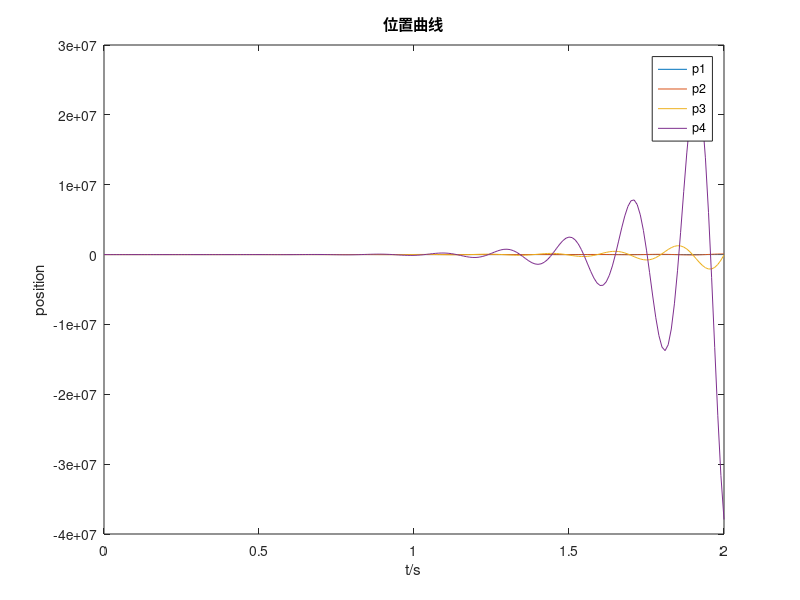
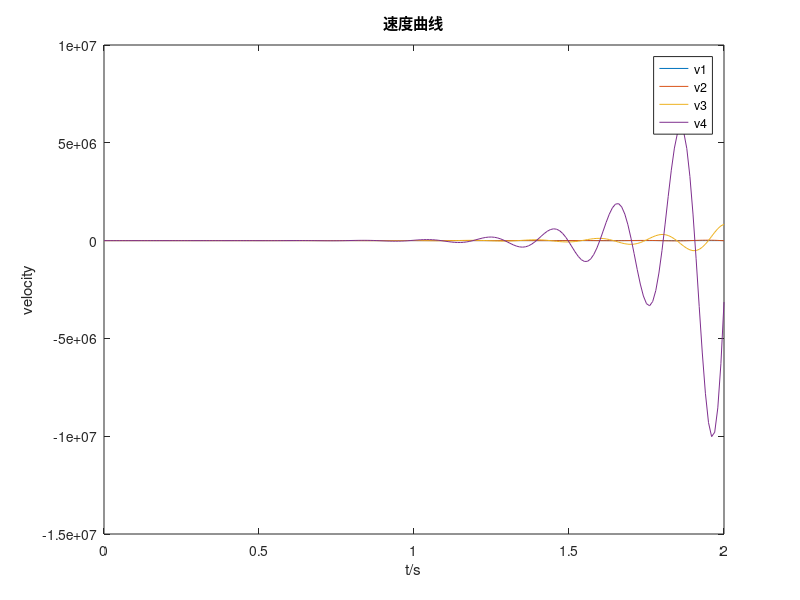
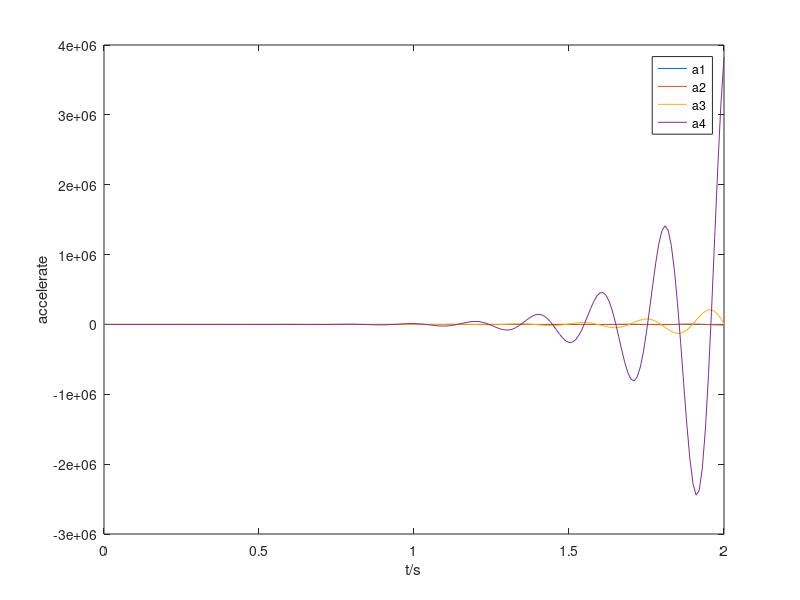

MATLAB code for these plots, in order:
%% 连续二阶系统一致性算法
clear;
close all;
clc;
%%
% num of agent
N = 4;
n = 2;
% init param
p0 = [1;
      2; 
      3;
      4];
v0 = [5;
      0;
      1;
      0];
X0 = [1;5;2;0;3;1;4;0];
% LTI
A = [0 1;
     0 0];
B = [0;
     1];
% graph topology
A_g = [0 0 0 0;
       1 0 0 0;
       0 1 0 0;
       0 0 1 0];
D_g = diag(sum(A_g,2));
L_g = D_g - A_g;
% step 
T = 2;
dt = 0.01;
t = 0:dt:T;
len = length(t);
% feedback 
c = 0.1;
f = 1;
K=[1 0.1];

%% iterative loop
X = X0;
for i = 1:len
    U_log(:,i) = -c*kron(L_g,K)*X;
    X_log(:,i) = X;
    X = (kron(eye(N),A+eye(n))-c*kron(L_g,B*K))*X;
end

%% figure
%P_log = X
t = 0:dt:T;
figure(1)
plot(t,X_log(1:2:7,:));
xlabel("t/s");
ylabel("position");
legend("p1","p2","p3","p4");
title("位置曲线")
figure(2)
plot(t,X_log(2:2:8,:));
xlabel("t/s");
ylabel("velocity");
legend("v1","v2","v3","v4");
title("速度曲线")
figure(3)
plot(t,U_log);
xlabel("t/s");
ylabel("accelerate");
legend("a1","a2","a3","a4");








